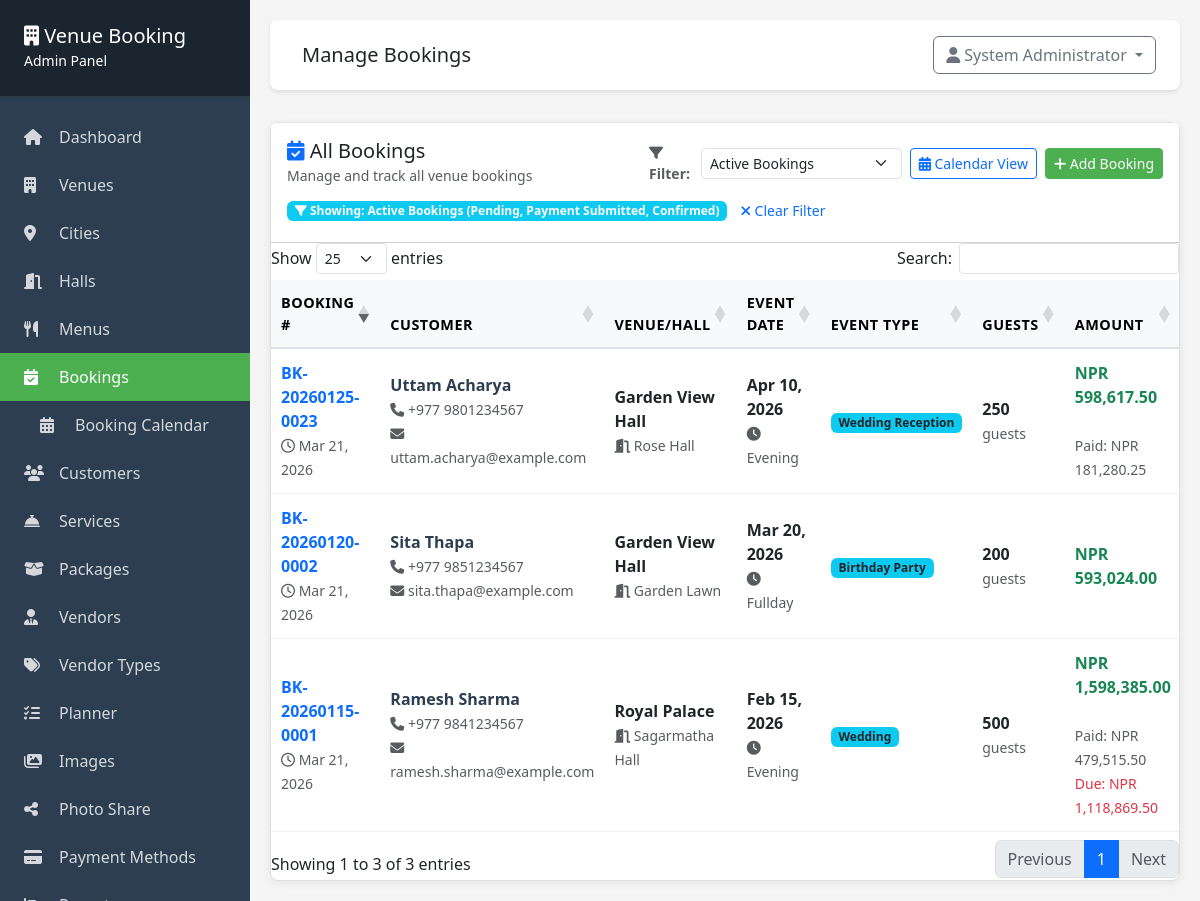
/admin/bookings/index.php (signed in), run on the app's committed database.
### tables this page shows
CREATE TABLE IF NOT EXISTS bookings (
    id INT PRIMARY KEY AUTO_INCREMENT,
    booking_number VARCHAR(50) UNIQUE NOT NULL,
    customer_id INT NOT NULL,
    hall_id INT DEFAULT NULL,
    custom_venue_name VARCHAR(255) DEFAULT NULL COMMENT 'Venue name when customer brings own venue (hall_id is NULL)',
    custom_hall_name VARCHAR(255) DEFAULT NULL COMMENT 'Hall/location name when customer brings own venue (hall_id is NULL)',
    event_date DATE NOT NULL,
    start_time TIME DEFAULT NULL,
    end_time TIME DEFAULT NULL,
    shift ENUM('morning', 'afternoon', 'evening', 'fullday') NOT NULL,
    event_type VARCHAR(100) NOT NULL,
    number_of_guests INT NOT NULL,
    hall_price DECIMAL(10, 2) NOT NULL,
    menu_total DECIMAL(10, 2) DEFAULT 0,
    services_total DECIMAL(10, 2) DEFAULT 0,
    subtotal DECIMAL(10, 2) NOT NULL,
    tax_amount DECIMAL(10, 2) DEFAULT 0,
    grand_total DECIMAL(10, 2) NOT NULL,
    special_requests TEXT,
    booking_status ENUM('pending', 'payment_submitted', 'confirmed', 'cancelled', 'completed') DEFAULT 'pending',
    payment_status ENUM('pending', 'partial', 'paid', 'cancelled') DEFAULT 'pending',
    advance_payment_received TINYINT(1) DEFAULT 0 COMMENT 'Whether advance payment has been received (0=No, 1=Yes)',
    created_at TIMESTAMP DEFAULT CURRENT_TIMESTAMP,
    updated_at TIMESTAMP DEFAULT CURRENT_TIMESTAMP ON UPDATE CURRENT_TIMESTAMP,
    FOREIGN KEY (customer_id) REFERENCES customers(id),
    FOREIGN KEY (hall_id) REFERENCES halls(id) ON DELETE SET NULL,
    INDEX idx_event_date (event_date),
    INDEX idx_booking_number (booking_number),
    INDEX idx_status (booking_status),
    INDEX idx_advance_payment_received (advance_payment_received)
);

CREATE TABLE IF NOT EXISTS customers (
    id INT PRIMARY KEY AUTO_INCREMENT,
    full_name VARCHAR(255) NOT NULL,
    phone VARCHAR(20) NOT NULL,
    email VARCHAR(100),
    address TEXT,
    city VARCHAR(100) NULL,
    loyalty_points INT NOT NULL DEFAULT 0,
    created_at TIMESTAMP DEFAULT CURRENT_TIMESTAMP,
    updated_at TIMESTAMP DEFAULT CURRENT_TIMESTAMP ON UPDATE CURRENT_TIMESTAMP,
    INDEX idx_phone (phone),
    INDEX idx_email (email),
    INDEX idx_city (city)
);

### includes/functions.php (called while the page is built, shortened)
<?php
function formatCurrency($amount) {
    $currency = getSetting('currency', 'NPR');
    return $currency . ' ' . number_format($amount, 2);
}
function getSetting($key, $default = '') {
    static $cache = [];
    if (array_key_exists($key, $cache)) {
        return $cache[$key];
    }
    $env_map = [
        'email_enabled'     => 'MAIL_NOTIFICATIONS_ENABLED',
        'email_from_name'   => 'MAIL_FROM_NAME',
        'email_from_address'=> 'MAIL_FROM_ADDRESS',
        'admin_email'       => 'MAIL_ADMIN_EMAIL',
        'smtp_enabled'      => 'MAIL_SMTP_ENABLED',
        'smtp_host'         => 'MAIL_HOST',
        'smtp_port'         => 'MAIL_PORT',
        'smtp_username'     => 'MAIL_USERNAME',
        'smtp_password'     => 'MAIL_PASSWORD',
        'smtp_encryption'   => 'MAIL_ENCRYPTION',
    ];
    try {
        $db = getDB();
        $stmt = $db->prepare("SELECT setting_value FROM settings WHERE setting_key = ?");
        $stmt->execute([$key]);
        $result = $stmt->fetch();
        $value = $result ? $result['setting_value'] : null;
        $cache[$key] = ($value !== null) ? $value : $default;
        return $cache[$key];
    } catch (Exception $e) {
        error_log("Error in getSetting for key '$key': " . $e->getMessage());
        if (isset($env_map[$key])) {
            $env_value = $_ENV[$env_map[$key]] ?? getenv($env_map[$key]);
            if ($env_value !== false && $env_value !== null) {
                $cache[$key] = $env_value;
                return $cache[$key];
            }
        }
        $cache[$key] = $default;
        return $default;
    }
}
    ?>

### admin/bookings/index.php (the view, shortened to what this page needs)
<?php
require_once __DIR__ . '/../includes/header.php';
$db = getDB();
$status_filter = isset($_GET['status_filter']) ? $_GET['status_filter'] : 'active';
$filter_conditions = [
    'active' => " WHERE b.booking_status IN ('pending', 'payment_submitted', 'confirmed')",
    'pending' => " WHERE b.booking_status = 'pending'",
    'payment_submitted' => " WHERE b.booking_status = 'payment_submitted'",
    'confirmed' => " WHERE b.booking_status = 'confirmed'",
    'completed' => " WHERE b.booking_status = 'completed'",
    'cancelled' => " WHERE b.booking_status = 'cancelled'",
    'all' => ''
];
$base_query = "SELECT b.*,
                    c.full_name, c.phone, c.email,
                    COALESCE(h.name, b.custom_hall_name) as hall_name,
                    COALESCE(v.name, b.custom_venue_name) as venue_name,
                    COALESCE((SELECT SUM(paid_amount) FROM payments WHERE booking_id = b.id AND payment_status = 'verified'), 0) as total_paid
                    FROM bookings b
                    INNER JOIN customers c ON b.customer_id = c.id
                    LEFT JOIN halls h ON b.hall_id = h.id
                    LEFT JOIN venues v ON h.venue_id = v.id"
                    . $filter_conditions[$status_filter]
                    . " ORDER BY b.created_at DESC";
try {
    $stmt = $db->query($base_query);
    $bookings = $stmt->fetchAll();
} catch (PDOException $e) {
    error_log('Bookings index query failed: ' . $e->getMessage());
    $error_message = 'Unable to load bookings due to a database error. Please run the upgrade script (<code>database/upgrade.sql</code>) via MySQL client or phpMyAdmin, then reload this page. If the problem persists, contact your administrator.';
    $bookings = [];
}
?>
<div class="card booking-management-card">
    <div class="card-header bg-white py-3">
        <div class="d-flex justify-content-between align-items-center flex-wrap gap-2">
            <div>
                <h5 class="mb-0"><i class="fas fa-calendar-check text-primary"></i> All Bookings</h5>
                <small class="text-muted">Manage and track all venue bookings</small>
            </div>
            <div class="d-flex align-items-center gap-2 flex-wrap">
                <div class="d-flex align-items-center">
                    <label for="statusFilter" class="me-2 mb-0 text-muted small fw-bold">
                        <i class="fas fa-filter"></i> Filter:
                    </label>
                    <select id="statusFilter" class="form-select form-select-sm" style="min-width: 160px;" onchange="applyStatusFilter(this.value)">
                        <option value="active" <?php echo $status_filter === 'active' ? 'selected' : ''; ?>>Active Bookings</option>
                    </select>
                </div>
                <a href="calendar.php" class="btn btn-outline-primary btn-sm">
                    <i class="fas fa-calendar-alt"></i> Calendar View
                </a>
                <a href="add.php" class="btn btn-success btn-sm">
                    <i class="fas fa-plus"></i> Add Booking
                </a>
            </div>
        </div>
        <?php if ($status_filter !== 'all'): ?>
        <div class="mt-2">
            <span class="badge bg-info">
                <i class="fas fa-filter"></i>
                <?php
                $filter_labels = [
                    'active' => 'Showing: Active Bookings (Pending, Payment Submitted, Confirmed)',
                    'pending' => 'Showing: Pending Bookings',
                    'payment_submitted' => 'Showing: Payment Submitted',
                    'confirmed' => 'Showing: Confirmed Bookings',
                    'completed' => 'Showing: Order Complete Bookings',
                    'cancelled' => 'Showing: Cancelled Bookings'
                ];
                echo $filter_labels[$status_filter] ?? 'Filtered';
                ?>
            </span>
            <a href="?status_filter=all" class="btn btn-sm btn-link text-decoration-none">
                <i class="fas fa-times"></i> Clear Filter
            </a>
        </div>
        <?php endif; ?>
    </div>
    <div class="card-body p-0">
        <div class="table-responsive">
            <table class="table table-hover datatable booking-table mb-0">
                <thead class="table-light">
                    <tr>
                        <th class="fw-bold">Booking #</th>
                        <th class="fw-bold">Customer</th>
                        <th class="fw-bold">Venue/Hall</th>
                        <th class="fw-bold">Event Date</th>
                        <th class="fw-bold">Event Type</th>
                        <th class="fw-bold">Guests</th>
                        <th class="fw-bold">Amount</th>
                    </tr>
                </thead>
                <tbody>
                    <?php foreach ($bookings as $booking):
                        $balance_due = max(0, $booking['grand_total'] - $booking['total_paid']);
                    ?>
                        <tr class="booking-row">
                            <td>
                                <strong class="text-primary"><?php echo htmlspecialchars($booking['booking_number']); ?></strong>
                                <br>
                                <small class="text-muted">
                                    <i class="far fa-clock"></i> <?php echo date('M d, Y', strtotime($booking['created_at'])); ?>
                                </small>
                            </td>
                            <td>
                                <div class="customer-info">
                                    <strong><?php echo htmlspecialchars($booking['full_name']); ?></strong><br>
                                    <small class="text-muted">
                                        <i class="fas fa-phone"></i> <?php echo htmlspecialchars($booking['phone']); ?>
                                    </small>
                                    <?php if (!empty($booking['email'])): ?>
                                        <br><small class="text-muted">
                                            <i class="fas fa-envelope"></i> <?php echo htmlspecialchars($booking['email']); ?>
                                        </small>
                                    <?php endif; ?>
                                </div>
                            </td>
                            <td>
                                <strong><?php echo htmlspecialchars($booking['venue_name']); ?></strong>
                                <br>
                                <small class="text-muted">
                                    <i class="fas fa-door-open"></i> <?php echo htmlspecialchars($booking['hall_name']); ?>
                                </small>
                            </td>
                            <td>
                                <strong><?php echo date('M d, Y', strtotime($booking['event_date'])); ?></strong><br>
                                <small class="text-muted">
                                    <i class="fas fa-clock"></i> <?php echo ucfirst($booking['shift']); ?>
                                </small>
                            </td>
                            <td>
                                <span class="badge bg-info text-dark">
                                    <?php echo htmlspecialchars($booking['event_type']); ?>
                                </span>
                            </td>
                            <td>
                                <strong><?php echo $booking['number_of_guests']; ?></strong>
                                <small class="text-muted">guests</small>
                            </td>
                            <td>
                                <div class="amount-details">
                                    <strong class="text-success fs-6"><?php echo formatCurrency($booking['grand_total']); ?></strong>
                                    <?php if ($booking['total_paid'] > 0): ?>
                                        <br>
                                        <small class="text-muted">Paid: <?php echo formatCurrency($booking['total_paid']); ?></small>
                                        <?php if ($balance_due > 0 && $booking['payment_status'] !== 'paid'): ?>
                                            <br>
                                            <small class="text-danger">Due: <?php echo formatCurrency($balance_due); ?></small>
                                        <?php endif; ?>
                                    <?php endif; ?>
                                </div>
                            </td>
                        </tr>
                    <?php endforeach; ?>
                </tbody>
            </table>
        </div>
    </div>
</div>
<?php require_once __DIR__ . '/../includes/footer.php'; ?>

### css/nepali-date-picker.css (style rules this page uses)
:root { --nepali-picker-font: 'Noto Sans Devanagari', 'Inter', -apple-system, BlinkMacSystemFont, "Segoe UI", Roboto, "Helvetica Neue", Arial, sans-serif; }

### admin/includes/header.php (style rules this page uses)
:root { --primary-green: #4CAF50; --dark-green: #2E7D32; }
body { background: #f5f5f5; }
.card { border: none; border-radius: 8px; box-shadow: 0 2px 4px rgba(0,0,0,0.1); }
.btn-success { background: var(--primary-green); border-color: var(--primary-green); }

### admin/bookings/index.php (style rules this page uses)
.booking-management-card { border: 1px solid #e0e0e0; box-shadow: 0 2px 8px rgba(0,0,0,0.08); }
.booking-table { border-collapse: separate; border-spacing: 0; }
.booking-table thead th { background-color: #f8f9fa; border-bottom: 2px solid #dee2e6; padding: 12px 10px; font-size: 0.9rem; text-transform: uppercase; letter-spacing: 0.5px; }
.booking-row { transition: all 0.2s ease; }
.booking-table td { padding: 12px 10px; vertical-align: middle; border-bottom: 1px solid #f0f0f0; }
.customer-info strong { color: #2c3e50; }
.amount-details strong { display: block; font-size: 1.1rem; }

### data on the page
bookings: booking_number "BK-20260115-0001", created_at "Mar 21, 2026", customer.full_name "Ramesh Sharma", customer.phone "+977 9841234567", customer.email "ramesh.sharma@example.com", venue_name "Royal Palace", hall_name "Sagarmatha Hall", event_date "Feb 15, 2026", shift "Evening", event_type "Wedding", number_of_guests "500", grand_total "NPR 1,598,385.00", total_paid "NPR 479,515.50", balance_due "NPR 1,118,869.50"
bookings: booking_number "BK-20260120-0002", created_at "Mar 21, 2026", customer.full_name "Sita Thapa", customer.phone "+977 9851234567", customer.email "sita.thapa@example.com", venue_name "Garden View Hall", hall_name "Garden Lawn", event_date "Mar 20, 2026", shift "Fullday", event_type "Birthday Party", number_of_guests "200", grand_total "NPR 593,024.00"
bookings: booking_number "BK-20260125-0023", created_at "Mar 21, 2026", customer.full_name "Uttam Acharya", customer.phone "+977 9801234567", customer.email "uttam.acharya@example.com", venue_name "Garden View Hall", hall_name "Rose Hall", event_date "Apr 10, 2026", shift "Evening", event_type "Wedding Reception", number_of_guests "250", grand_total "NPR 598,617.50", total_paid "NPR 181,280.25"

### other printed values
$page_title "Manage Bookings"
$current_user['full_name'] "System Administrator"
$filter_labels[$status_filter] "Showing: Active Bookings (Pending, Payment Submitted, Confirmed)"
